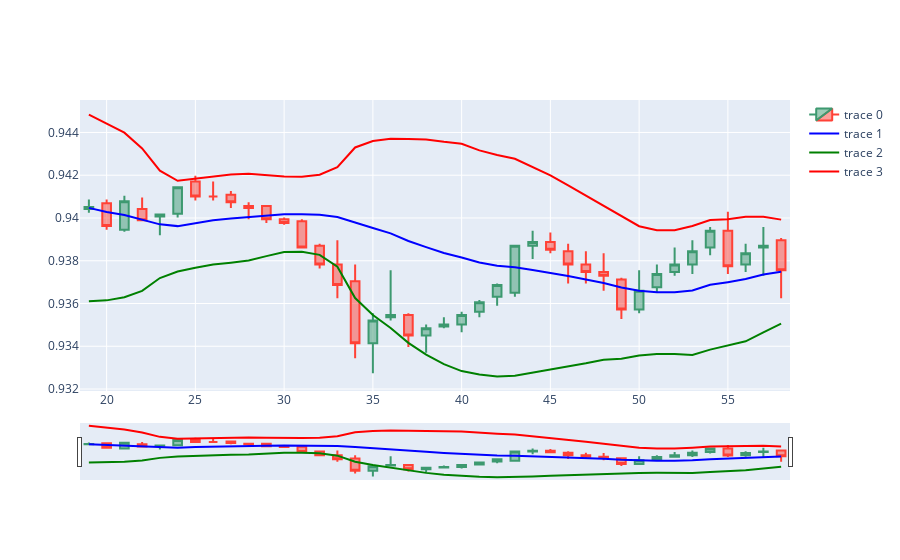

The notebook cell this image was saved under:
### Code cell
# plotting close prices with bollinger bands
dfpl=df[:40]
fig = go.Figure(data=[go.Candlestick(x=dfpl.index,
                open=dfpl['open'],
                high=dfpl['high'],
                low=dfpl['low'],
                close=dfpl['close'])])
fig.add_trace(go.Scatter(x=dfpl.index, y=dfpl['sma'],line_color='blue'))
fig.add_trace(go.Scatter(x=dfpl.index, y=dfpl['lb'],line_color='green'))
fig.add_trace(go.Scatter(x=dfpl.index, y=dfpl['ub'],line_color='red'))
# fig.add_trace = px.line(dfpl, x='time', y=['close', 'sma', 'lb', 'ub'])
fig.show()
